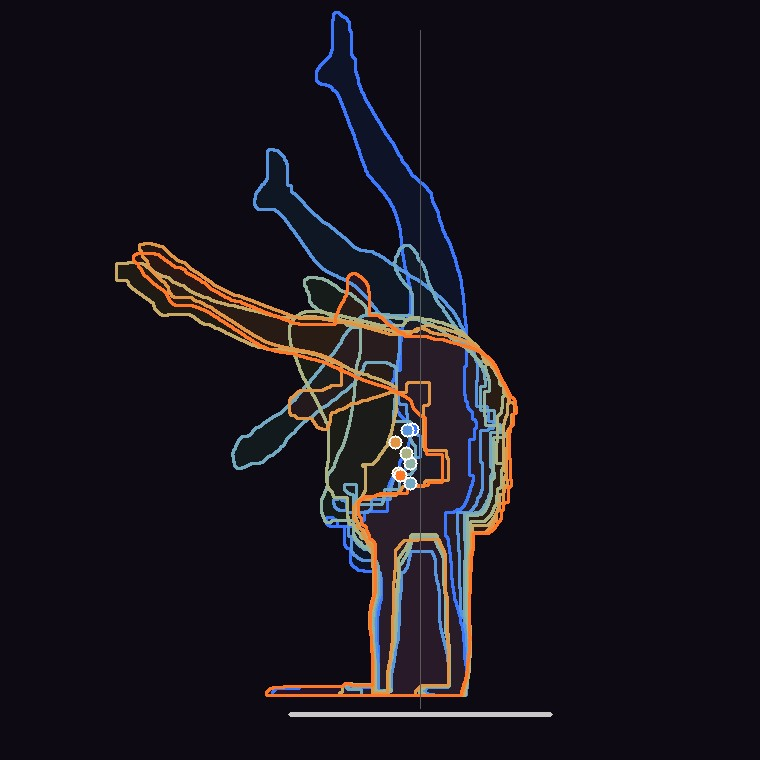
#> input picture 09 - What the Frames Saw Artifacts/page/balance.jpg, 760 x 760 px, given in place of balance.jpg.mp4, which was not available
$ python fire.py ../page/balance.jpg
#> lines starting #> are read from the running program, lines starting #| are printed output that depends on the picture; after the words box and inside, x2 and y2 are one past the last pixel; in counts of white or black regions, pixels touching at a corner belong together
import cv2, numpy as np, sys, scipy.signal as ss
def run(n):
#> called with n = '../page/balance.jpg'
    cap=cv2.VideoCapture(f'/home/claude/session09/clips/10000144{n}.mp4'); rows=[]
    while True:
        ok,f=cap.read()
#> f is the input picture: shape (760, 760, 3); mean B, G, R 28.2, 20.2, 24.1
        if not ok: break
        t=cap.get(cv2.CAP_PROP_POS_MSEC)/1000
        if f.shape[0]>f.shape[1]: f=cv2.rotate(f,cv2.ROTATE_90_CLOCKWISE)
        hsv=cv2.cvtColor(f,cv2.COLOR_BGR2HSV)
#> hsv: shape (760, 760, 3); mean H, S, V 122, 122.4, 32.9
        m=((hsv[...,0]<=28)|(hsv[...,0]>=172))&(hsv[...,2]>200)&(hsv[...,1]>90)
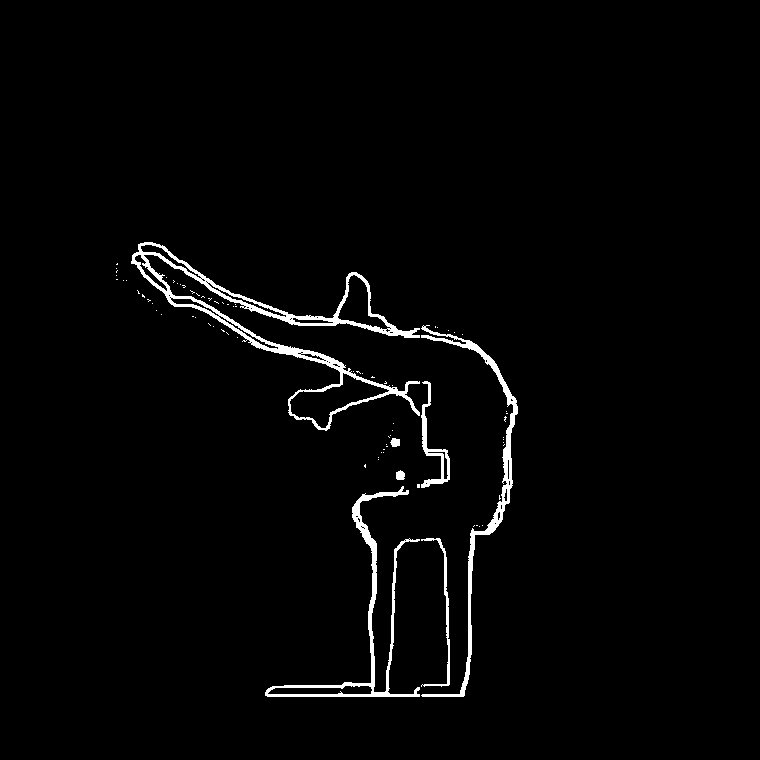
#> m: shape (760, 760) bool; 2.1% white; 78 white regions (71 under 20 px), largest, box (x1, y1, x2, y2) and area: (131, 242, 420, 431) 5296, (265, 486, 420, 697) 2611, (421, 325, 518, 697) 2542
        m[620:]=False; m=m.astype(np.uint8)
#> after `m[620:] = False`:
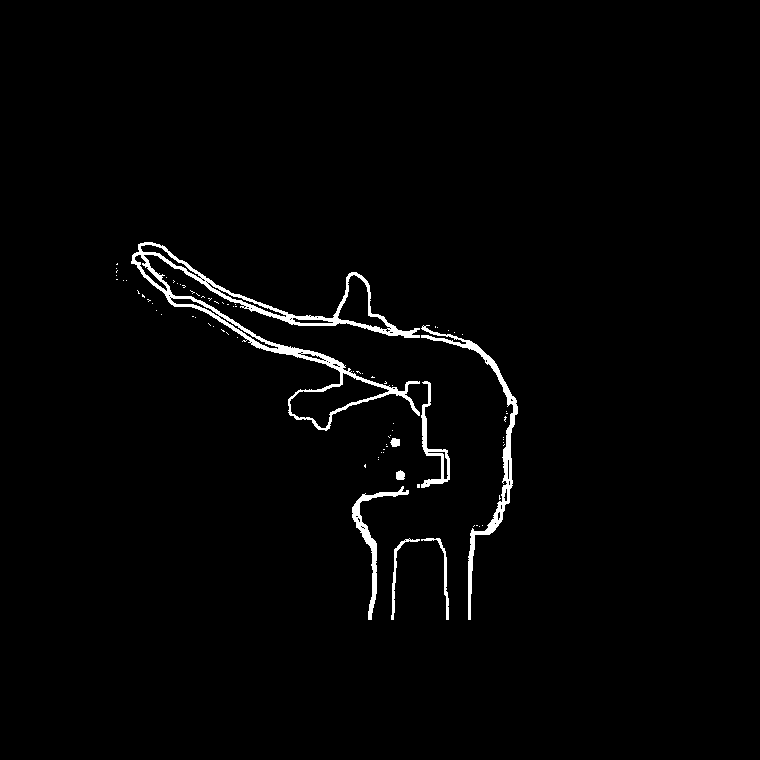
#> m: shape (760, 760) bool; 1.7% white; 79 white regions (71 under 20 px), largest, box (x1, y1, x2, y2) and area: (131, 242, 420, 431) 5296, (421, 325, 518, 620) 2106, (352, 486, 409, 620) 978
        k,lab,st,cen=cv2.connectedComponentsWithStats(m)
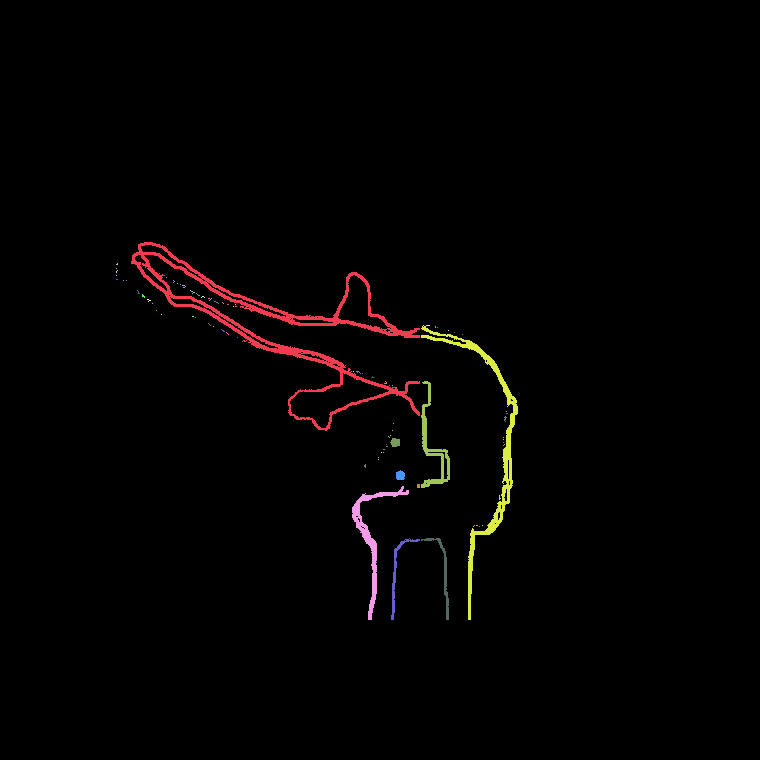
#> lab: shape (760, 760) int32; 80 distinct labels, from 0 to 79; one colour per label, 0 black
#> k = 80; st = 80 rows, first 6: [0, 0, 760, 760, 567634], [131, 242, 289, 189, 5296], [116, 263, 2, 2, 3], [116, 268, 1, 1, 1], [116, 270, 2, 3, 3], [116, 275, 1, 1, 1]; cen = 80 pairs, first value 116 to 506.5, second value 263.7 to 573.1
        comps=[(st[i,cv2.CC_STAT_AREA],cen[i][0],cen[i][1],st[i,cv2.CC_STAT_HEIGHT]) for i in range(1,k) if st[i,cv2.CC_STAT_AREA]>150]
#> comps = [(5296, 279.9, 325.8, 189), (2106, 486.6, 449.7, 295), (706, 432.6, 446.2, 107), (978, 371.1, 537.9, 134), (277, 396.9, 572.9, 82), (280, 442.6, 573.1, 82)]
        comps=sorted(comps,reverse=True)[:2]; comps=sorted(comps,key=lambda c:c[1])
#> after `comps = sorted(comps, reverse=True)[:2]`: comps = [(5296, 279.9, 325.8, 189), (2106, 486.6, 449.7, 295)]
        rows.append((t,comps))
    return rows
n=sys.argv[1]; rows=run(n)
T=np.array([r[0] for r in rows]); nc=[len(r[1]) for r in rows]
print(n,'frames',len(T),'fps %.2f'%(len(T)/T[-1]),'components per frame', np.bincount(nc))
import pickle; pickle.dump(rows,open(f'/home/claude/session09/work/fire{n}.pkl','wb'))

$ run again, on 09 - What the Frames Saw Artifacts/page/rings.jpg
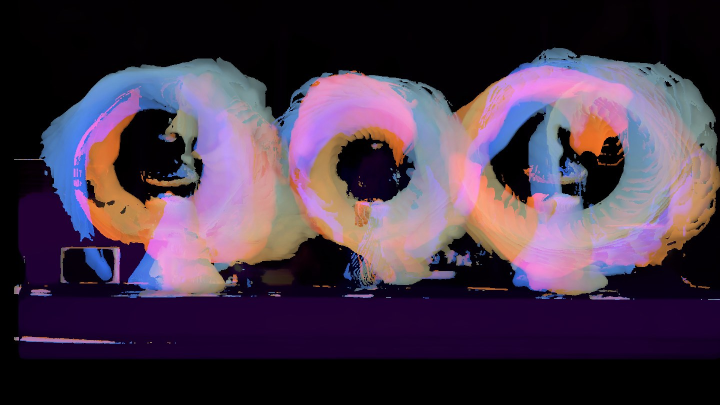
#> input picture 09 - What the Frames Saw Artifacts/page/rings.jpg, 1440 x 810 px, given in place of rings.jpg.mp4, which was not available (shown at 1/2 size)
#> in run, f is the input picture: shape (810, 1440, 3); mean B, G, R 72.8, 53.9, 70.5
#> hsv: shape (810, 1440, 3); mean H, S, V 98, 146, 84.5
#> in run, `m=((hsv[...,0]<=28)|(hsv[...,0]>=172))&(hsv[...,2]>200)&(hsv[...,1]>90)`:
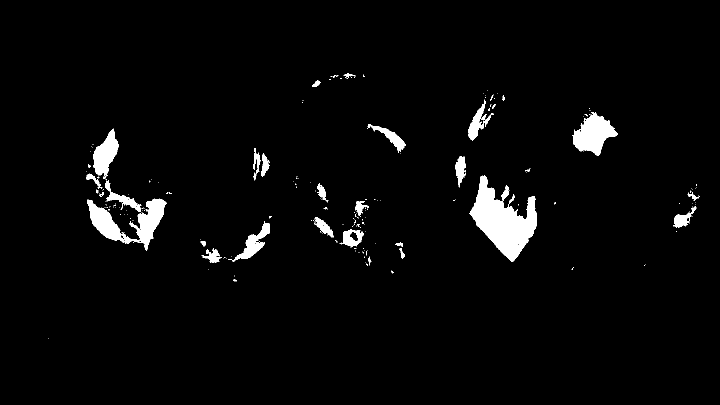
#> m: shape (810, 1440) bool (shown at 1/2 size); 3.1% white; 232 white regions (192 under 20 px), largest, box (x1, y1, x2, y2) and area: (939, 351, 1074, 524) 11050, (175, 397, 333, 501) 6116, (1145, 224, 1236, 312) 4304
#> in run, `k,lab,st,cen=cv2.connectedComponentsWithStats(m)`:
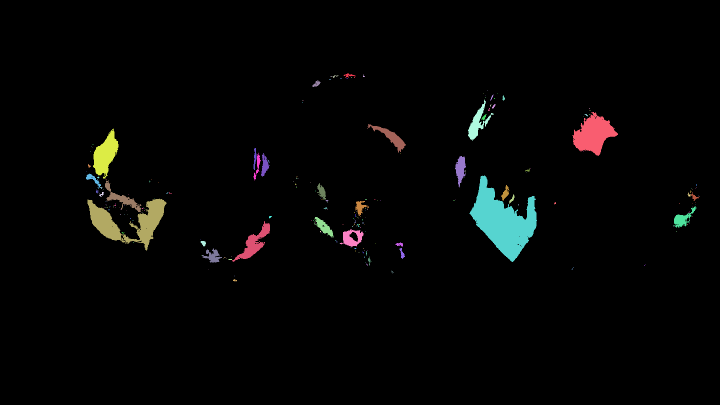
#> lab: shape (810, 1440) int32 (shown at 1/2 size); 232 distinct labels, from 0 to 231; one colour per label, 0 black
#> k = 232; st = 232 rows, first 6: [0, 0, 1440, 810, 1129990], [687, 147, 24, 9, 88], [726, 149, 4, 5, 10], [665, 151, 12, 5, 22], [661, 152, 3, 2, 3], [703, 154, 1, 2, 2]; cen = 232 pairs, first value 173 to 1396, second value 150.5 to 560.3
#> in run, `comps=[(st[i,cv2.CC_STAT_AREA],cen[i][0],cen[i][1],st[i,cv2.CC_STAT_HE..`: comps = 20 items, first 6: (1255, 954.8, 246.1, 82), (4304, 1186.5, 268.2, 88), (1095, 781.5, 274, 57), (2682, 210.5, 308.6, 100), (152, 509.5, 316.5, 44), (236, 514.5, 331.6, 54)
#> in run, `comps = sorted(comps, reverse=True)[:2]`: comps = [(11050, 1006.2, 442.8, 173), (6116, 257.2, 444.1, 104)]
#> in run, `comps = sorted(comps, key=lambda c: c[1])`: comps = [(6116, 257.2, 444.1, 104), (11050, 1006.2, 442.8, 173)]
